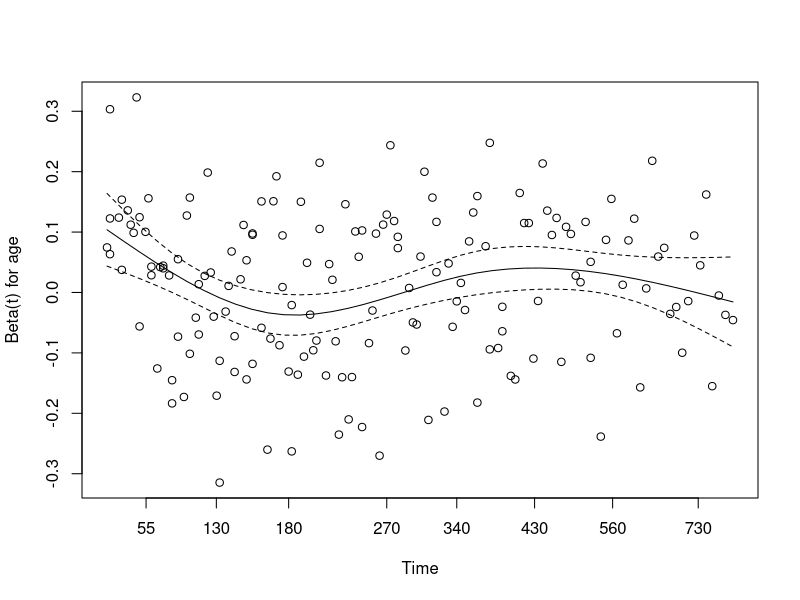
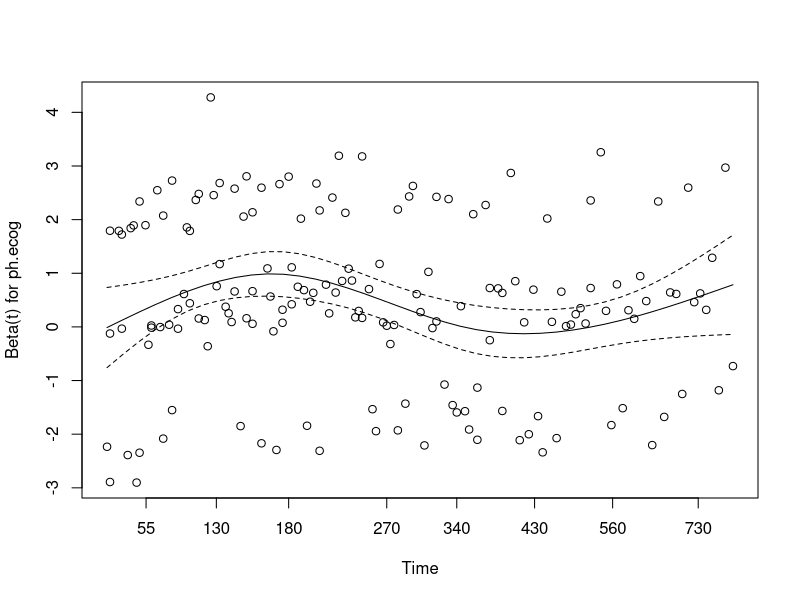
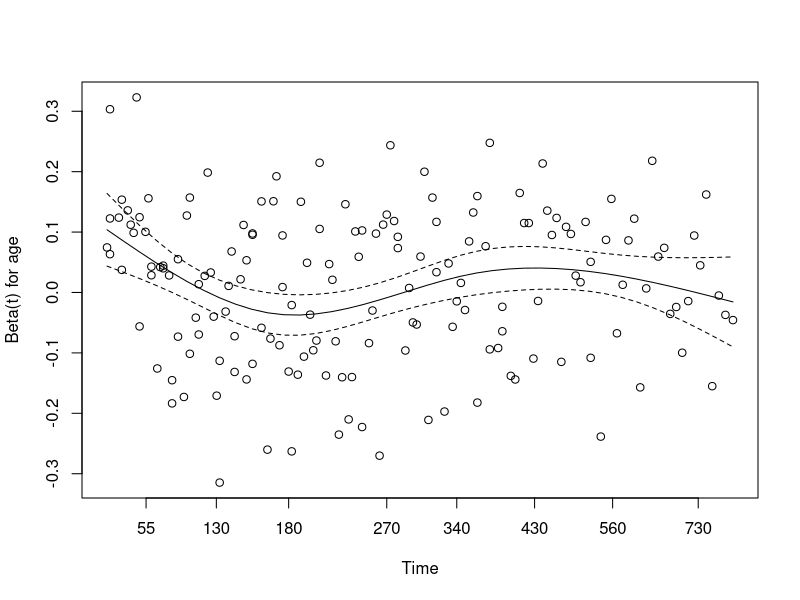
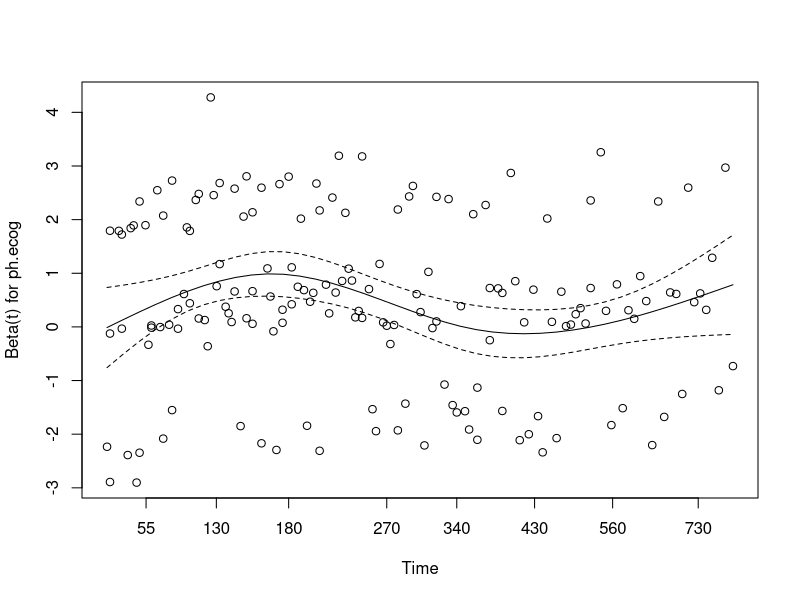

These figures' R source, in order:
library(survival)
library(tidyverse)

lung_clean <- lung |>
  mutate(status_new = if_else(status == 2, 1, 0)) # 1=dead, 0=censored

# Fit the model with 'sex' as the predictor
cox_model_sex <- coxph(Surv(time, status_new) ~ sex, data = lung_clean)

summary(cox_model_sex)

# Fit a multiple cox model
cox_model_multi <- coxph(Surv(time, status_new) ~ age + ph.ecog, data = lung_clean)

summary(cox_model_multi)

# Test the proportional hazards assumption for our multiple model
ph_test <- cox.zph(cox_model_multi)

print(ph_test)
plot(ph_test)
plot(ph_test)

cox_model_wtloss <- coxph(Surv(time, status_new) ~ wt.loss, data = lung_clean)

summary(cox_model_wtloss)

summary(lung$wt.loss)